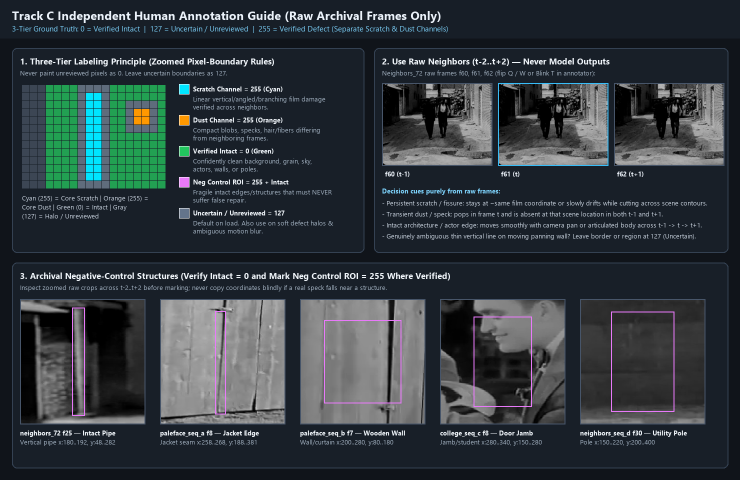
#> input picture docs/benchmarks/track_c_annotation_illustrated_guide.png, 1480 x 960 px, given in place of strip_000061.png, which was not available (shown at 1/2 size)
$ python generate_track_c_illustrated_guide.py
#> lines starting #> are read from the running program, lines starting #| are printed output that depends on the picture
#!/usr/bin/env python3
"""Generate raw-only illustrated annotation guide for Track C archival film labeling.

Uses ONLY raw archival pilot keyframes and clean synthetic schematic diagrams.
Never loads detectors, residuals, optical flow, or restored outputs.
"""
from __future__ import annotations

from pathlib import Path
import textwrap
import cv2
import numpy as np
from PIL import Image, ImageDraw, ImageFont

PROJECT_ROOT = Path(__file__).resolve().parent.parent
PACK_DIR = PROJECT_ROOT / ".cache" / "benchmarks" / "track_c_pilot_pack"
OUT_PATH = PROJECT_ROOT / "docs" / "benchmarks" / "track_c_annotation_illustrated_guide.png"


def _load_font(size: int, bold: bool = False) -> ImageFont.ImageFont:
    candidates = [
        "C:/Windows/Fonts/segoeuib.ttf" if bold else "C:/Windows/Fonts/segoeui.ttf",
        "C:/Windows/Fonts/arialbd.ttf" if bold else "C:/Windows/Fonts/arial.ttf",
    ]
    for c in candidates:
        p = Path(c)
        if p.exists():
            try:
                return ImageFont.truetype(str(p), size=size)
            except Exception:
                pass
    return ImageFont.load_default()


def _load_rgb(path: Path) -> Image.Image:
    bgr = cv2.imread(str(path), cv2.IMREAD_COLOR)
    if bgr is None:
        raise FileNotFoundError(f"Could not read raw image: {path}")
    return Image.fromarray(cv2.cvtColor(bgr, cv2.COLOR_BGR2RGB))


def _crop_fit(img: Image.Image, box: tuple[int, int, int, int] | None, size: tuple[int, int]) -> Image.Image:
    src = img.crop(box) if box is not None else img
    return src.resize(size, Image.Resampling.NEAREST if box is not None else Image.Resampling.BICUBIC)


def build_illustrated_guide(pack_dir: Path = PACK_DIR, out_path: Path = OUT_PATH) -> Path:
    W, H = 1480, 960
    canvas = Image.new("RGB", (W, H), (16, 20, 26))
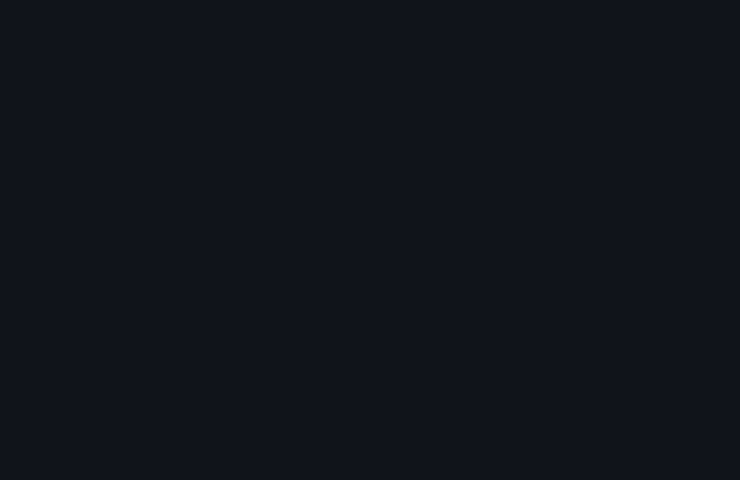
#> canvas: PIL image 1480x960 RGB (shown at 1/2 size); mean R, G, B 16, 20, 26
    draw = ImageDraw.Draw(canvas)

    f_title = _load_font(24, bold=True)
    f_sub = _load_font(15, bold=False)
    f_h2 = _load_font(17, bold=True)
    f_body = _load_font(13, bold=False)
    f_bold = _load_font(13, bold=True)

    # Header
    draw.rectangle([0, 0, W, 76], fill=(23, 30, 39))
    draw.text((24, 14), "Track C Independent Human Annotation Guide (Raw Archival Frames Only)", fill=(235, 242, 250), font=f_title)
    draw.text((24, 46), "3-Tier Ground Truth: 0 = Verified Intact  |  127 = Uncertain / Unreviewed  |  255 = Verified Defect (Separate Scratch & Dust Channels)", fill=(125, 211, 252), font=f_sub)

    # Panel 1: Left Top - 3-Tier Boundary Schematic (Zero model data)
    p1 = (24, 96, 728, 505)
    draw.rounded_rectangle(p1, radius=10, fill=(24, 31, 40), outline=(52, 65, 82), width=2)
    draw.text((40, 110), "1. Three-Tier Labeling Principle (Zoomed Pixel-Boundary Rules)", fill=(240, 245, 250), font=f_h2)
    draw.text((40, 136), "Never paint unreviewed pixels as 0. Leave uncertain boundaries as 127.", fill=(165, 180, 196), font=f_body)

    # Schematic A: Clean vs Defect vs 127 boundary buffer
    sx0, sy0 = 44, 170
    cell = 16
    gw, gh = 18, 13
    for gy in range(gh):
        for gx in range(gw):
            x0 = sx0 + gx * cell
            y0 = sy0 + gy * cell
            # Vertical bright scratch core around gx in {8, 9} -> 255
            # Guard band gx in {7, 10} -> 127
            # Outer region -> 0
            is_dust = (gx in (14, 15) and gy in (3, 4))
            is_dust_halo = (13 <= gx <= 16 and 2 <= gy <= 5 and not is_dust)
            if gx in (8, 9) and 1 <= gy <= 11:
                col = (0, 229, 255)  # Scratch 255
                lbl = "255"
                tcol = (10, 20, 30)
            elif is_dust:
                col = (255, 152, 0)  # Dust 255
                lbl = "255"
                tcol = (10, 20, 30)
            elif (gx in (7, 10) and 0 <= gy <= 12) or (gx in (8, 9) and gy in (0, 12)) or is_dust_halo:
                col = (95, 108, 124)  # Uncertain 127 halo
                lbl = "127"
                tcol = (240, 245, 250)
            elif gx <= 2:
                col = (60, 70, 84)  # Left unreviewed 127
                lbl = "127"
                tcol = (210, 220, 230)
            else:
                col = (34, 160, 82)  # Verified Intact 0
                lbl = "0"
                tcol = (240, 255, 245)
            draw.rectangle([x0, y0, x0 + cell - 2, y0 + cell - 2], fill=col)
    cap_lines = textwrap.wrap(
        "Cyan (255) = Core Scratch | Orange (255) = Core Dust | Green (0) = Intact | Gray (127) = Halo / Unreviewed",
        width=42,
    )
    for ci, cline in enumerate(cap_lines):
        draw.text((sx0, sy0 + gh * cell + 8 + ci * 18), cline, fill=(203, 213, 225), font=f_body)

    # Schematic B: Legend cards inside Panel 1
    lx = 358
    boxes = [
        ((0, 229, 255), "Scratch Channel = 255 (Cyan)", "Linear vertical/angled/branching film damage verified across neighbors."),
        ((255, 152, 0), "Dust Channel = 255 (Orange)", "Compact blobs, specks, hair/fibers differing from neighboring frames."),
        ((34, 197, 94), "Verified Intact = 0 (Green)", "Confidently clean background, grain, sky, actors, walls, or poles."),
        ((232, 121, 249), "Neg Control ROI = 255 + Intact", "Fragile intact edges/structures that must NEVER suffer false repair."),
        ((100, 116, 139), "Uncertain / Unreviewed = 127", "Default on load. Also use on soft defect halos & ambiguous motion blur."),
    ]
    for idx, (c, title_b, desc_b) in enumerate(boxes):
        by = 168 + idx * 62
        draw.rectangle([lx, by, lx + 20, by + 20], fill=c, outline=(255, 255, 255))
        draw.text((lx + 28, by), title_b, fill=(240, 245, 250), font=f_bold)
        wrapped = textwrap.wrap(desc_b, width=48)
        for wi, wline in enumerate(wrapped[:2]):
            draw.text((lx + 28, by + 20 + wi * 16), wline, fill=(165, 180, 196), font=f_body)

    # Panel 2: Right Top - Temporal Neighbor Flipping on Raw Archival Frames
    p2 = (748, 96, W - 24, 505)
    draw.rounded_rectangle(p2, radius=10, fill=(24, 31, 40), outline=(52, 65, 82), width=2)
    draw.text((764, 110), "2. Use Raw Neighbors (t-2..t+2) — Never Model Outputs", fill=(240, 245, 250), font=f_h2)
    draw.text((764, 136), "Neighbors_72 raw frames f60, f61, f62 (flip Q / W or Blink T in annotator):", fill=(165, 180, 196), font=f_body)

    strip_61 = _load_rgb(pack_dir / "neighbors_72" / "neighbor_strips" / "strip_000061.png")
#> in _load_rgb, bgr is the input picture: shape (960, 1480, 3); mean B, G, R 62.5, 57.3, 49.4
    # Extract t-1 (f60), t (f61), t+1 (f62) from raw strip (width = 5 * 960, header = 28)
    rw, rh = 960, 720
    slots = [("f60 (t-1)", 1), ("f61 (t)", 2), ("f62 (t+1)", 3)]
    for i, (cap, slot) in enumerate(slots):
        crop = strip_61.crop((slot * rw, 28, (slot + 1) * rw, 28 + rh)).resize((220, 165), Image.Resampling.BICUBIC)
        px = 764 + i * 232
        py = 166
        canvas.paste(crop, (px, py))
        draw.rectangle([px, py, px + 220, py + 165], outline=(56, 189, 248) if slot == 2 else (71, 85, 105), width=2)
        draw.text((px + 6, py + 172), cap, fill=(226, 232, 240), font=f_bold)
#> this loop made 3 passes
#> pass 1, in build_illustrated_guide, `crop = strip_61.crop((slot * rw, 28, (slot + 1) * rw, 28 + rh)).resize..`:
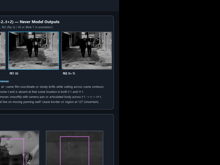
#> crop: PIL image 220x165 RGB; mean R, G, B 25.2, 27.6, 31.1
#> after the loop:
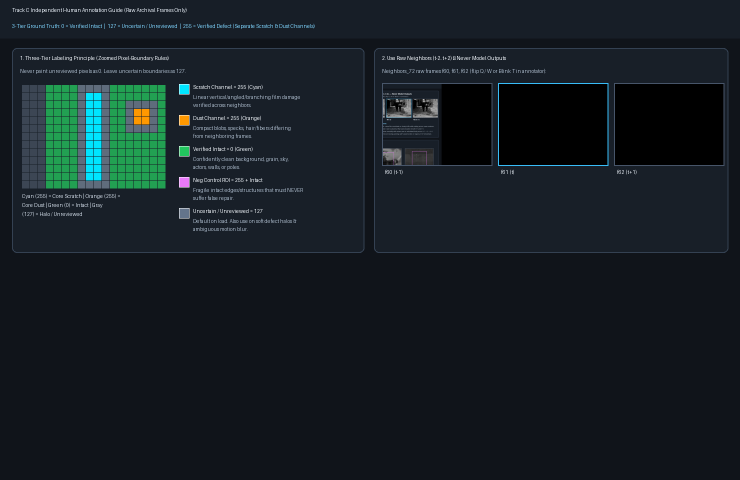
#> canvas: PIL image 1480x960 RGB (shown at 1/2 size); mean R, G, B 21.4, 29.9, 35.2

    draw.text((764, 372), "Decision cues purely from raw frames:", fill=(125, 211, 252), font=f_bold)
    cues = [
        "- Persistent scratch / fissure: stays at ~same film coordinate or slowly drifts while cutting across scene contours.",
        "- Transient dust / speck: pops in frame t and is absent at that scene location in both t-1 and t+1.",
        "- Intact architecture / actor edge: moves smoothly with camera pan or articulated body across t-1 -> t -> t+1.",
        "- Genuinely ambiguous thin vertical line on moving panning wall? Leave border or region at 127 (Uncertain).",
    ]
    for ci, line in enumerate(cues):
        draw.text((764, 396 + ci * 22), line, fill=(203, 213, 225), font=f_body)

    # Panel 3 & 4 Bottom Row: Critical Intact Negative-Control Structures (Raw Zooms)
    p3 = (24, 525, W - 24, H - 24)
    draw.rounded_rectangle(p3, radius=10, fill=(24, 31, 40), outline=(52, 65, 82), width=2)
    draw.text((40, 539), "3. Archival Negative-Control Structures (Verify Intact = 0 and Mark Neg Control ROI = 255 Where Verified)", fill=(240, 245, 250), font=f_h2)
    draw.text((40, 565), "Inspect zoomed raw crops across t-2..t+2 before marking; never copy coordinates blindly if a real speck falls near a structure.", fill=(165, 180, 196), font=f_body)

    examples = [
        (
            "neighbors_72 f25 — Intact Pipe",
            pack_dir / "neighbors_72" / "raw_frames" / "frame_000025.png",
            (130, 30, 250, 300),
            (180, 48, 192, 282),
            "Vertical pipe x:180..192, y:48..282",
        ),
        (
            "paleface_seq_a f8 — Jacket Edge",
            pack_dir / "paleface_seq_a" / "raw_frames" / "frame_000008.png",
            (205, 165, 325, 400),
            (258, 188, 268, 381),
            "Jacket seam x:258..268, y:188..381",
        ),
        (
            "paleface_seq_b f7 — Wooden Wall",
            pack_dir / "paleface_seq_b" / "raw_frames" / "frame_000007.png",
            (175, 55, 305, 205),
            (200, 80, 280, 180),
            "Wall/curtain x:200..280, y:80..180",
        ),
        (
            "college_seq_c f8 — Door Jamb",
            pack_dir / "college_seq_c" / "raw_frames" / "frame_000008.png",
            (245, 125, 375, 305),
            (280, 150, 340, 280),
            "Jamb/student x:280..340, y:150..280",
        ),
        (
            "neighbors_seq_d f30 — Utility Pole",
            pack_dir / "neighbors_seq_d" / "raw_frames" / "frame_000030.png",
            (115, 175, 255, 425),
            (150, 200, 220, 400),
            "Pole x:150..220, y:200..400",
        ),
    ]
    card_w = 266
    for idx, (title_e, path_e, crop_box, roi_box, sub_e) in enumerate(examples):
        im = _load_rgb(path_e)
        cx0, cy0, cx1, cy1 = crop_box
        cropped = im.crop(crop_box)
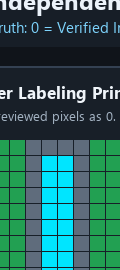
#> cropped: PIL image 120x270 RGB; mean R, G, B 43.1, 97.2, 91.5
        disp_w, disp_h = 250, 250
        resized = cropped.resize((disp_w, disp_h), Image.Resampling.NEAREST)
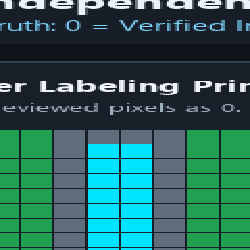
#> resized: PIL image 250x250 RGB; mean R, G, B 43.1, 97.2, 91.4
        bx = 40 + idx * (card_w + 14)
        by = 598
        canvas.paste(resized, (bx, by))
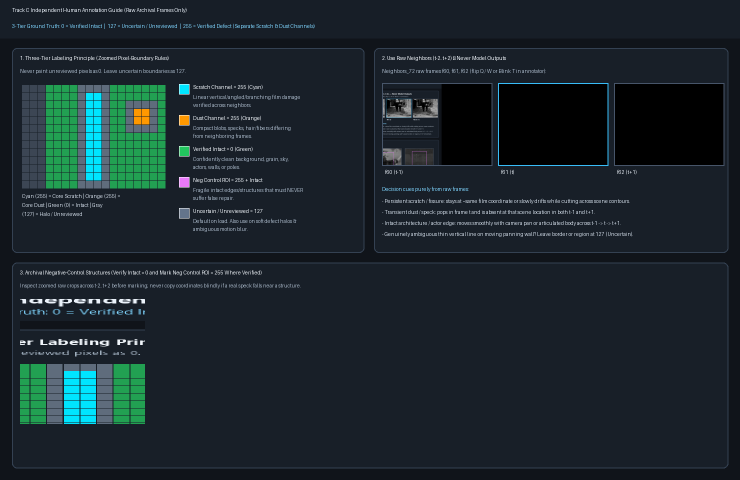
#> canvas: PIL image 1480x960 RGB (shown at 1/2 size); mean R, G, B 26.5, 38.4, 44.3
        # Map ROI rectangle cleanly into resized coordinates
        sx = disp_w / max(1, cx1 - cx0)
        sy = disp_h / max(1, cy1 - cy0)
        rx0 = bx + int(round((roi_box[0] - cx0) * sx))
        ry0 = by + int(round((roi_box[1] - cy0) * sy))
        rx1 = bx + int(round((roi_box[2] - cx0) * sx))
        ry1 = by + int(round((roi_box[3] - cy0) * sy))
        draw.rectangle([rx0, ry0, rx1, ry1], outline=(232, 121, 249), width=2)
        draw.rectangle([bx, by, bx + disp_w, by + disp_h], outline=(71, 85, 105), width=2)
        draw.text((bx, by + disp_h + 8), title_e, fill=(240, 245, 250), font=f_bold)
        draw.text((bx, by + disp_h + 26), sub_e, fill=(165, 180, 196), font=f_body)

    out_path.parent.mkdir(parents=True, exist_ok=True)
    canvas.save(out_path, format="PNG")
    return out_path


if __name__ == "__main__":
#> (the run stopped early here; a loop or call above may not have finished)
